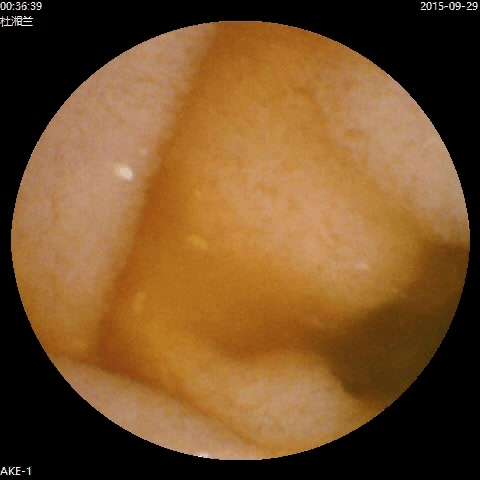
%> input picture 正常/杜湘兰(2015024)_14061002041_20150929.avi_001704.501.jpg, 480 x 480 px; its folder holds only this picture in this run
$ octave tezheng.m   (GNU Octave 9; MATLAB toolbox functions it lacks are replaced by stand-ins)
%> lines starting %> are read from the running program, lines starting %| are printed output that depends on the picture
### gabor/construct_Gabor_filters.m

function filter_bank = construct_Gabor_filters(num_of_orient, num_of_scales, size1, fmax, ni, gamma, separation);
%> called with num_of_orient = 8, num_of_scales = 5, size1 = [48 48]
%构建Gabor小波滤波器
%author:gcl.K
filter_bank = [];
if nargin <3
    disp('Wrong number of input parameters! The function requires at least three input arguments.')
    return;
elseif nargin >7
    disp('Wrong number of input parameters! The function takes no more than seven input arguments.')
    return;
elseif nargin==3
    fmax = 0.25;
    ni = sqrt(2);
    gamma = sqrt(2);
    separation = sqrt(2);
elseif nargin==4
    ni = sqrt(2);
    gamma = sqrt(2);
    separation = sqrt(2);
elseif nargin==5
    gamma = sqrt(2);
    separation = sqrt(2);
elseif nargin==6
    separation = sqrt(2);
end

[a,b]=size(size1);
if a == 1 && b==1
    size1 = [size1 size1];
elseif a==1 && b==2

elseif a==2 && b==1
    size1=size1'; %这实际上是没有必要的
else
    disp('The parameter determining the size of the filters is not valid.')
    return;
end

filter_bank.spatial = cell(num_of_scales,num_of_orient);
filter_bank.freq = cell(num_of_scales,num_of_orient);

%构建滤波器
for u = 0:num_of_scales-1 %对于每个尺度
    fu = fmax/(separation)^u;
    alfa = fu/gamma;
    beta = fu/ni;
    sigma_x = size1(2);
    sigma_y = size1(1);
    for v = 0:num_of_orient-1
        theta_v = (v/8)*pi;
        %清空盖博滤波器
        for x=-sigma_x:sigma_x-1      %使用两倍大小的频域计算
            for y=-sigma_y:sigma_y-1
                xc = x*cos(theta_v)+y*sin(theta_v);
                yc = -x*sin(theta_v)+y*cos(theta_v);
                gabor(sigma_y+y+1,sigma_x+x+1)= ((fu^2)/(pi*gamma*ni))*exp(-(alfa^2*xc^2 + beta^2*yc^2))*...
                    exp((2*pi*fu*xc)*i);
            end
        end
        filter_bank.spatial{u+1,v+1} = gabor;
        filter_bank.freq{u+1,v+1}=fft2(gabor);
    end
end

filter_bank.scales = num_of_scales;
filter_bank.orient = num_of_orient;

### gabor/filter_image_with_Gabor_bank.m

function filtered_image = filter_image_with_Gabor_bank(image,filter_bank,down_sampling_factor);
%N层小波变换并且提取小波系数
filtered_image = [];
    %检查图像和滤波器尺寸
    [a,b]=size(image);
    [c,d]=size(filter_bank.spatial{1,1});  %96*96
    if a==2*c && d==2*b
        disp('The dimension of the input image and Gabor filters do not match! Damn! Terminating!')
        return;
    end
%%计算输出尺寸
[a,b]=size(image);%48*48
dim_spec_down_sampl = round(sqrt(down_sampling_factor));%sqrt(64)=8
new_size = [floor(a/dim_spec_down_sampl) floor(b/dim_spec_down_sampl)];%6*6
%%对图像在频域进行滤波
image_tmp = zeros(2*a,2*b);
image_tmp(1:a,1:b)=image;
image = fft2(image_tmp);

for i=1:filter_bank.scales
    for j=1:filter_bank.orient
      %滤波
        Imgabout = ifft2((filter_bank.freq{i,j}.*image));

        gabout = abs(Imgabout(a+1:2*a,b+1:2*b));

        y1=imresize(gabout,new_size,'bilinear');

        y2=(y1(:)-mean(y1(:)))/std(y1(:));
        y3=y2(:);

        filtered_image=[filtered_image;y3];

    end

end

### tezheng.m
clc
clear
close all
%%
addpath gabor
fprintf('开始计算\n');
%%
filter_bank = construct_Gabor_filters(8, 5, [48 48]); %5个尺度8个方向
class1path=dir('正常');
data_matrix1=[];
for i=1:length(class1path)-2
    imgpath=['正常\' class1path(i+2).name];%煤炭的路径
    img1=imread(imgpath);%读取图片
%> img1 is the input picture: size 480x480x3 uint8; mean R, G, B 117.6, 80.8, 41.6
    img2=rgb2gray(img1);%灰度化
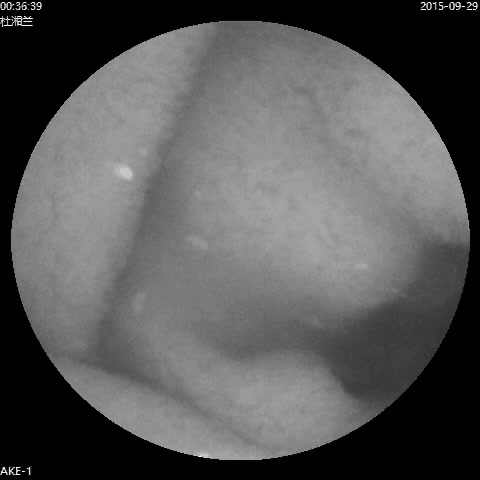
%> img2: size 480x480 uint8; min 0, max 255, mean 87.4
    img3= double(imresize(img2,[48 48],'bilinear'));  %采用'bilinear'：采用双线性插值算法扩展为48*48
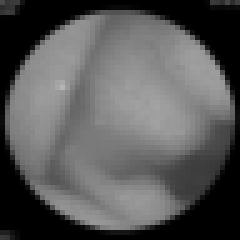
%> img3: size 48x48 double (shown 5 times larger); min 0, max 181, mean 87.4
    H2 = filter_image_with_Gabor_bank(img3,filter_bank,64);%%提取gabor纹理特征
%> in filter_image_with_Gabor_bank, `image_tmp(1:a,1:b)=image;`:
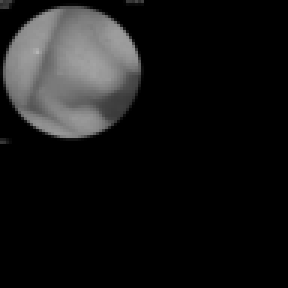
%> image_tmp: size 96x96 double (shown 3 times larger); min 0, max 181, mean 21.8
%> after the loop in filter_image_with_Gabor_bank, `for i=1:filter_bank.scales`: filtered_image = 1440 values, max 3.51 at index 38, min -2.25 at index 1333, mean -2.53e-17
%> H2 has the same summary as filtered_image in filter_image_with_Gabor_bank
    data_matrix1=[data_matrix1 H2];%将提取的特征放进data_matrix1中
%> data_matrix1 has the same summary as filtered_image in filter_image_with_Gabor_bank
    disp(sprintf('完成正常文件夹中第%i图的gabor特征提取',i));
end
tz_image1=data_matrix1';
%> tz_image1 has the same summary as filtered_image in filter_image_with_Gabor_bank

%%
class1path=dir('溃疡');
data_matrix1=[];
for i=1:length(class1path)-2
    imgpath=['溃疡\' class1path(i+2).name];%煤炭的路径
    img1=imread(imgpath);%读取图片
    img2=rgb2gray(img1);%灰度化
    img3= double(imresize(img2,[48 48],'bilinear'));  %采用'bilinear'：采用双线性插值算法扩展为48*48
    H2 = filter_image_with_Gabor_bank(img3,filter_bank,64);%%提取gabor纹理特征
    data_matrix1=[data_matrix1 H2];%将提取的特征放进data_matrix1中
    disp(sprintf('完成溃疡文件夹中第%i图的gabor特征提取',i));
end
tz_image2=data_matrix1';

%%
input=[tz_image1;tz_image2];
%> input has the same summary as filtered_image in filter_image_with_Gabor_bank
output=[ones(1,size(tz_image1,1)) 2*ones(1,size(tz_image2,1))]';

save img_tz input output

$ run again, on 正常/杜湘兰(2015024)_14061002041_20150929.avi_002349.501.jpg
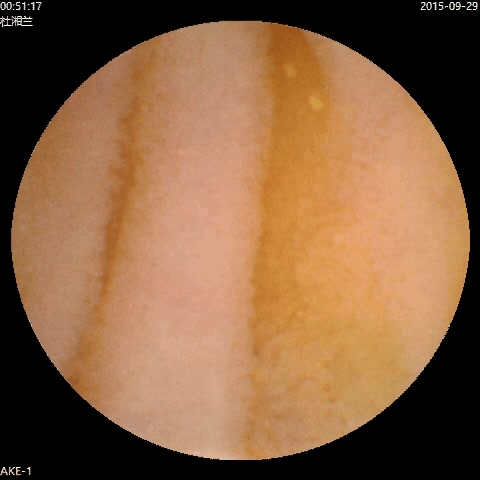
%> input picture 正常/杜湘兰(2015024)_14061002041_20150929.avi_002349.501.jpg, 480 x 480 px
%> img1 is the input picture: size 480x480x3 uint8; mean R, G, B 135.6, 97, 66
%> `img2=rgb2gray(img1);`:
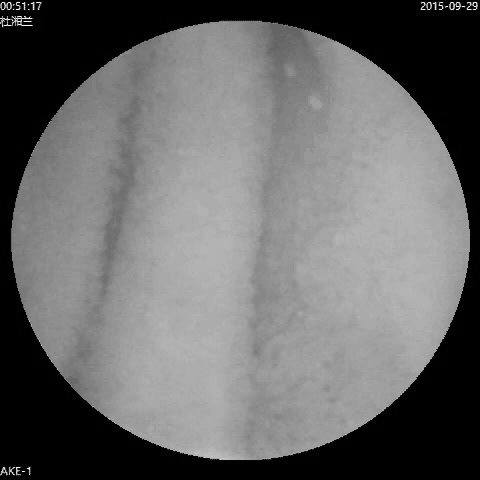
%> img2: size 480x480 uint8; min 0, max 255, mean 105
%> in filter_image_with_Gabor_bank, `image_tmp(1:a,1:b)=image;`:
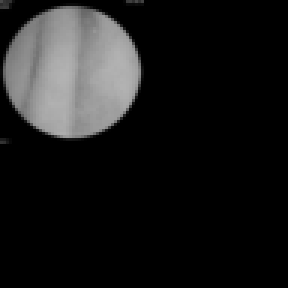
%> image_tmp: size 96x96 double (shown 3 times larger); min 0, max 179, mean 26.3
%> after the loop in filter_image_with_Gabor_bank, `for i=1:filter_bank.scales`: filtered_image = 1440 values, max 3.25 at index 71, min -2.15 at index 1230, mean 1.08e-17
%> H2 has the same summary as filtered_image in filter_image_with_Gabor_bank
%> data_matrix1 has the same summary as filtered_image in filter_image_with_Gabor_bank
%> tz_image1 has the same summary as filtered_image in filter_image_with_Gabor_bank
%> input has the same summary as filtered_image in filter_image_with_Gabor_bank

$ run again, on 正常/杜湘兰(2015024)_14061002041_20150929.avi_002403.001.jpg
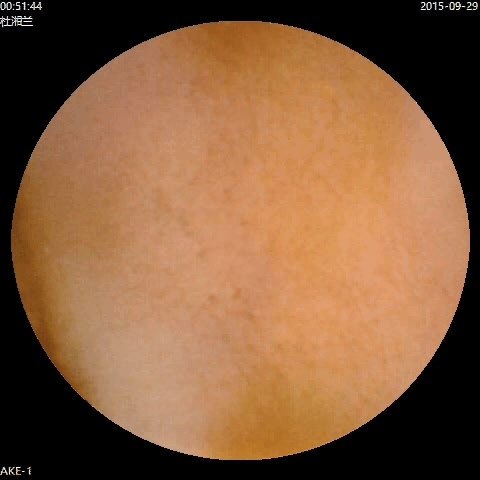
%> input picture 正常/杜湘兰(2015024)_14061002041_20150929.avi_002403.001.jpg, 480 x 480 px
%> img1 is the input picture: size 480x480x3 uint8; mean R, G, B 133.1, 92.8, 61.1
%> `img2=rgb2gray(img1);`:
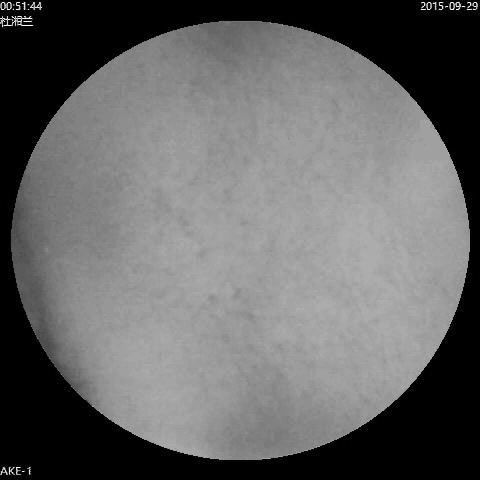
%> img2: size 480x480 uint8; min 0, max 255, mean 101.3
%> in filter_image_with_Gabor_bank, `image_tmp(1:a,1:b)=image;`:
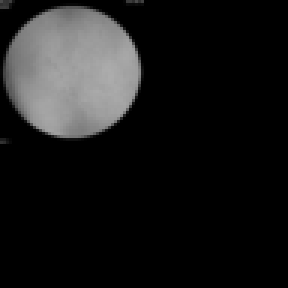
%> image_tmp: size 96x96 double (shown 3 times larger); min 0, max 172, mean 25.3
%> after the loop in filter_image_with_Gabor_bank, `for i=1:filter_bank.scales`: filtered_image = 1440 values, max 3.7 at index 284, min -2.15 at index 1404, mean -6.17e-19
%> H2 has the same summary as filtered_image in filter_image_with_Gabor_bank
%> data_matrix1 has the same summary as filtered_image in filter_image_with_Gabor_bank
%> tz_image1 has the same summary as filtered_image in filter_image_with_Gabor_bank
%> input has the same summary as filtered_image in filter_image_with_Gabor_bank
